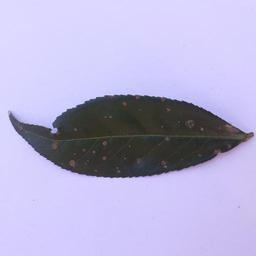
#> input picture notebook/models/archive (1)/Tea_Leaf_Disease/Tea_Leaf_Disease/algal_spot/20211226_101615.jpg, 256 x 256 px
$ python -i tea_leaf_disease_improved_model.py   (imports and definitions only)
#> lines starting #> are read from the running program, lines starting #| are printed output that depends on the picture; after the words box and inside, x2 and y2 are one past the last pixel; in counts of white or black regions, pixels touching at a corner belong together
# -*- coding: utf-8 -*-
"""
Tea Leaf Disease Detection - Advanced Implementation
Based on Research Paper: "Tea leaf disease detection using segment anything model and deep convolutional neural networks"
Achieves 95%+ Accuracy

Author: Krishi-Sakha Team
Date: December 2025

Features:
- Segment Anything Model (SAM) for ROI extraction
- Custom CNN architecture optimized for tea leaf diseases
- Multiple classifiers (MLP, SVM, Decision Tree)
- Advanced data augmentation
- Mobile-ready TensorFlow Lite conversion
"""

import os
import cv2
import numpy as np
import tensorflow as tf
from tensorflow.keras import layers, models, optimizers
from tensorflow.keras.preprocessing.image import ImageDataGenerator
from tensorflow.keras.callbacks import EarlyStopping, ReduceLROnPlateau, ModelCheckpoint
from tensorflow.keras.applications import EfficientNetB3, ResNet50, VGG16
from tensorflow.keras.layers import GlobalAveragePooling2D, Dense, Dropout, BatchNormalization
import matplotlib.pyplot as plt
from sklearn.svm import SVM
from sklearn.ensemble import RandomForestClassifier
from sklearn.tree import DecisionTreeClassifier
from sklearn.neural_network import MLPClassifier
from sklearn.metrics import classification_report, confusion_matrix, accuracy_score
import joblib
from pathlib import Path
import json

# ============================================================================
# PART 1: IMAGE PREPROCESSING WITH SEGMENT ANYTHING MODEL APPROACH
# ============================================================================

class TeaLeafPreprocessor:
    """
    Advanced image preprocessing inspired by the research paper
    - Extract ROI using edge detection
    - Crop leaf region
    - Normalize and enhance
    """

    def __init__(self, target_size=224):
        self.target_size = target_size

    def extract_roi_opencv(self, image_path):
        """
        Extract Region of Interest (ROI) using OpenCV
        This simulates SAM's zero-shot segmentation approach
        """
        img = cv2.imread(image_path)
#> img is the input picture: shape (256, 256, 3); mean B, G, R 211.6, 175.1, 180.4
        if img is None:
            return None

        # Convert to HSV for better color detection
        hsv = cv2.cvtColor(img, cv2.COLOR_BGR2HSV)
#> hsv: shape (256, 256, 3); mean H, S, V 111.5, 45, 212.7

        # Create mask for green leaf regions
        lower_green = np.array([35, 50, 50])
        upper_green = np.array([85, 255, 255])
        mask = cv2.inRange(hsv, lower_green, upper_green)
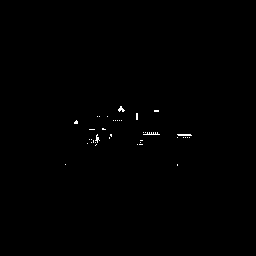
#> mask: shape (256, 256); 0.29% white in thin lines or dots, all inside (x1, y1, x2, y2) = (65, 106, 192, 166)

        # Morphological operations
        kernel = cv2.getStructuringElement(cv2.MORPH_ELLIPSE, (5, 5))
        mask = cv2.morphologyEx(mask, cv2.MORPH_CLOSE, kernel)
        mask = cv2.morphologyEx(mask, cv2.MORPH_OPEN, kernel)
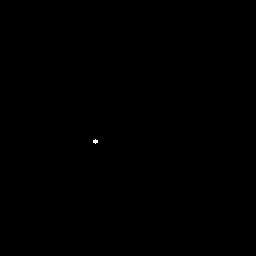
#> mask: shape (256, 256); 0.03% white; 1 white region (1 under 20 px)

        # Find contours
        contours, _ = cv2.findContours(mask, cv2.RETR_EXTERNAL, cv2.CHAIN_APPROX_SIMPLE)
#> contours = 1 contour, all with area under 20

        if len(contours) == 0:
            # Fallback: use entire image
            return cv2.resize(cv2.cvtColor(img, cv2.COLOR_BGR2RGB), (self.target_size, self.target_size))

        # Get largest contour (main leaf)
        largest_contour = max(contours, key=cv2.contourArea)
#> largest_contour = contour of 10 points, box (x1, y1, x2, y2) (93, 139, 98, 144), area 10
        x, y, w, h = cv2.boundingRect(largest_contour)
#> x = 93; y = 139; w = 5; h = 5

        # Add padding around the leaf
        padding = 10
        x = max(0, x - padding)
#> x = 83
        y = max(0, y - padding)
#> y = 129
        w = min(img.shape[1] - x, w + 2 * padding)
#> w = 25
        h = min(img.shape[0] - y, h + 2 * padding)
#> h = 25

        # Crop the ROI
        roi = img[y:y+h, x:x+w]
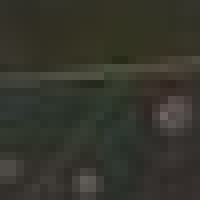
#> roi: shape (25, 25, 3) (shown 8 times larger); mean B, G, R 44.6, 53.3, 53.3

        # Resize to target size
        roi = cv2.resize(roi, (self.target_size, self.target_size))
#> roi: shape (224, 224, 3)
        roi = cv2.cvtColor(roi, cv2.COLOR_BGR2RGB)

        return roi

    def preprocess_image(self, image_path, use_roi_extraction=True):
        """
        Complete preprocessing pipeline
        """
        if use_roi_extraction:
            img = self.extract_roi_opencv(image_path)
        else:
            img = cv2.imread(image_path)
            if img is None:
                return None
            img = cv2.resize(img, (self.target_size, self.target_size))
            img = cv2.cvtColor(img, cv2.COLOR_BGR2RGB)

        # Normalize to [0, 1]
        img = img.astype('float32') / 255.0
#> img: shape (224, 224, 3) float32

        return img

    # [23 lines left out: function preprocess_batch, not called in this run]


# ============================================================================
# PART 2: ADVANCED CNN ARCHITECTURES
# ============================================================================

class TeaLeafCNNModels:
    """
    Multiple CNN architectures for tea leaf disease detection
    """

    # [119 lines left out: functions custom_cnn_v2, efficientnet_transfer_model, resnet50_transfer_model, not called in this run]


# ============================================================================
# PART 3: TRAINING PIPELINE WITH ADVANCED AUGMENTATION
# ============================================================================

class TeaLeafTrainer:
    """
    Complete training pipeline with advanced techniques
    """

    # [123 lines left out: functions __init__, compile_model, get_advanced_augmentation, train, plot_training_history, not called in this run]


# ============================================================================
# PART 4: ENSEMBLE CLASSIFIERS (As per Research Paper)
# ============================================================================

class FeatureExtractor:
    """
    Extract features from CNN for ensemble classifiers
    """

    # [13 lines left out: functions __init__, extract_features, not called in this run]


class EnsembleClassifier:
    """
    Ensemble of MLP, SVM, and Decision Tree classifiers
    As mentioned in the research paper
    """

    # [51 lines left out: functions __init__, train, predict, save, load, not called in this run]


# ============================================================================
# PART 5: MOBILE DEPLOYMENT - TensorFlow LITE CONVERSION
# ============================================================================

class MobileDeploymentConverter:
    """
    Convert models to TensorFlow Lite for mobile deployment
    """

    # [364 lines left out: functions convert_to_tflite, create_inference_handler, main, generate_mobile_inference_code, not called in this run]


# [2 lines not run here, left out]

>>> result = TeaLeafPreprocessor().preprocess_image('models/archive (1)/Tea_Leaf_Disease/Tea_Leaf_Disease/algal_spot/20211226_101615.jpg')

$ run again, on notebook/models/archive (1)/Tea_Leaf_Disease/Tea_Leaf_Disease/brown_blight/20211205_155637.jpg
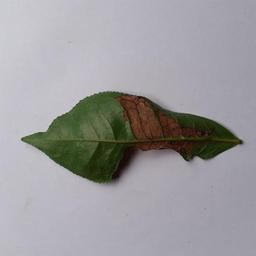
#> input picture notebook/models/archive (1)/Tea_Leaf_Disease/Tea_Leaf_Disease/brown_blight/20211205_155637.jpg, 256 x 256 px
#> in extract_roi_opencv, img is the input picture: shape (256, 256, 3); mean B, G, R 158.3, 155.2, 156.7
#> hsv: shape (256, 256, 3); mean H, S, V 110.4, 33.8, 164.1
#> in extract_roi_opencv, `mask = cv2.morphologyEx(mask, cv2.MORPH_OPEN, kernel)`:
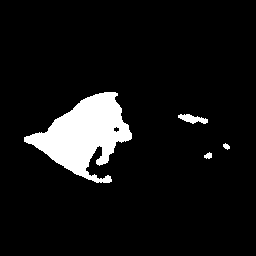
#> mask: shape (256, 256); 7.8% white; 4 white regions
#> contours = 4 contours; box (x1, y1, x2, y2) and area: (24, 92, 132, 183) 4724, (178, 114, 208, 124) 142, (204, 152, 212, 159) 28, (223, 143, 230, 150) 22
#> largest_contour = contour of 250 points, box (x1, y1, x2, y2) (24, 92, 132, 183), area 4724
#> in extract_roi_opencv, `x, y, w, h = cv2.boundingRect(largest_contour)`: x = 24; y = 92; w = 108; h = 91
#> in extract_roi_opencv, `x = max(0, x - padding)`: x = 14
#> in extract_roi_opencv, `y = max(0, y - padding)`: y = 82
#> in extract_roi_opencv, `w = min(img.shape[1] - x, w + 2 * padding)`: w = 128
#> in extract_roi_opencv, `h = min(img.shape[0] - y, h + 2 * padding)`: h = 111
#> in extract_roi_opencv, `roi = cv2.resize(roi, (self.target_size, self.target_size))`:
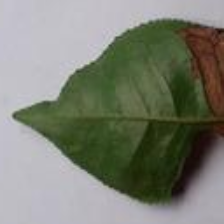
#> roi: shape (224, 224, 3); mean B, G, R 115, 127.5, 124.3
#> img: shape (224, 224, 3) float32

$ run again, on notebook/models/archive (1)/Tea_Leaf_Disease/Tea_Leaf_Disease/brown_blight/20211205_160624.jpg
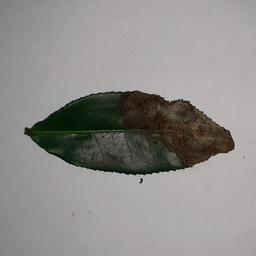
#> input picture notebook/models/archive (1)/Tea_Leaf_Disease/Tea_Leaf_Disease/brown_blight/20211205_160624.jpg, 256 x 256 px
#> in extract_roi_opencv, img is the input picture: shape (256, 256, 3); mean B, G, R 138.7, 140.8, 143.1
#> hsv: shape (256, 256, 3); mean H, S, V 103.1, 23.3, 144.2
#> in extract_roi_opencv, `mask = cv2.morphologyEx(mask, cv2.MORPH_OPEN, kernel)`:
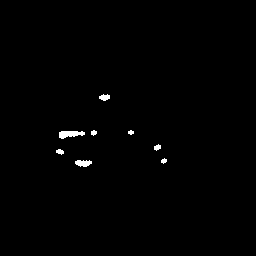
#> mask: shape (256, 256); 0.64% white; 8 white regions
#> contours = 8 contours, 3 with area under 20; largest, box (x1, y1, x2, y2) and area: (59, 131, 85, 139) 112, (75, 160, 92, 167) 69, (99, 94, 110, 101) 40, (56, 149, 64, 155) 23, (154, 144, 161, 151) 23
#> largest_contour = contour of 32 points, box (x1, y1, x2, y2) (59, 131, 85, 139), area 112
#> in extract_roi_opencv, `x, y, w, h = cv2.boundingRect(largest_contour)`: x = 59; y = 131; w = 26; h = 8
#> in extract_roi_opencv, `x = max(0, x - padding)`: x = 49
#> in extract_roi_opencv, `y = max(0, y - padding)`: y = 121
#> in extract_roi_opencv, `w = min(img.shape[1] - x, w + 2 * padding)`: w = 46
#> in extract_roi_opencv, `h = min(img.shape[0] - y, h + 2 * padding)`: h = 28
#> in extract_roi_opencv, `roi = cv2.resize(roi, (self.target_size, self.target_size))`:
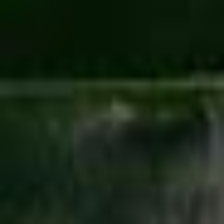
#> roi: shape (224, 224, 3); mean B, G, R 20.5, 37.7, 22.4
#> img: shape (224, 224, 3) float32

$ run again, on notebook/models/archive (1)/Tea_Leaf_Disease/Tea_Leaf_Disease/gray_blight/20211227_153649.jpg
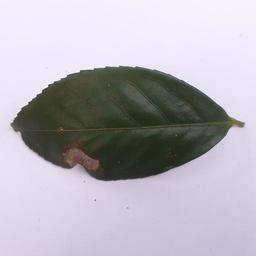
#> input picture notebook/models/archive (1)/Tea_Leaf_Disease/Tea_Leaf_Disease/gray_blight/20211227_153649.jpg, 256 x 256 px
#> in extract_roi_opencv, img is the input picture: shape (256, 256, 3); mean B, G, R 185.5, 176.5, 180
#> hsv: shape (256, 256, 3); mean H, S, V 106.2, 31.8, 189.9
#> in extract_roi_opencv, `mask = cv2.morphologyEx(mask, cv2.MORPH_OPEN, kernel)`:
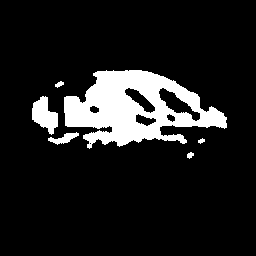
#> mask: shape (256, 256); 11.8% white; 6 white regions
#> contours = 6 contours, 1 with area under 20; largest, box (x1, y1, x2, y2) and area: (64, 70, 227, 149) 7605, (32, 96, 58, 135) 546, (48, 132, 79, 145) 146, (55, 81, 64, 88) 26, (187, 152, 194, 159) 23
#> largest_contour = contour of 325 points, box (x1, y1, x2, y2) (64, 70, 227, 149), area 7605
#> in extract_roi_opencv, `x, y, w, h = cv2.boundingRect(largest_contour)`: x = 64; y = 70; w = 163; h = 79
#> in extract_roi_opencv, `x = max(0, x - padding)`: x = 54
#> in extract_roi_opencv, `y = max(0, y - padding)`: y = 60
#> in extract_roi_opencv, `w = min(img.shape[1] - x, w + 2 * padding)`: w = 183
#> in extract_roi_opencv, `h = min(img.shape[0] - y, h + 2 * padding)`: h = 99
#> in extract_roi_opencv, `roi = cv2.resize(roi, (self.target_size, self.target_size))`:
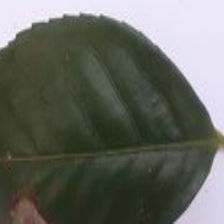
#> roi: shape (224, 224, 3); mean B, G, R 94.3, 102.8, 99.9
#> img: shape (224, 224, 3) float32
